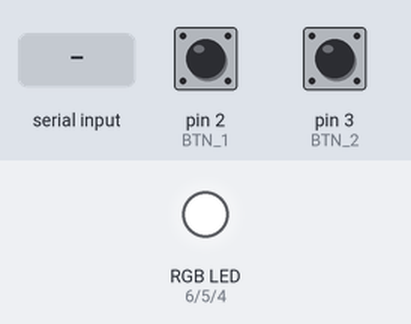
Simulated run of this program. Board: Arduino Uno, built with avr-gcc and run on an emulated ATmega328P. Parts: an RGB LED mixed from three pins (HIGH = lit). Dashed ring = blinking. The inputs (shaded band) are chosen by the test bench; at power-on: pin 3 (BTN_2) HIGH, pin 2 (BTN_1) HIGH. Random numbers use the default seed unless the program sets one; what the program prints to the serial monitor is not drawn.

Above: at 1.2 s.
1.3 s: pin 3 (BTN_2) pulled LOW for 0.15 s
At 4.7 s:
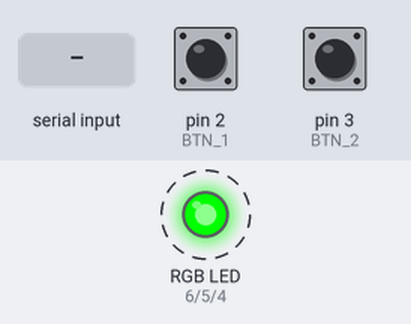
6.0 s: "1" received over Serial
10.0 s: pin 3 (BTN_2) pulled LOW for 1 s
At 10.4 s:
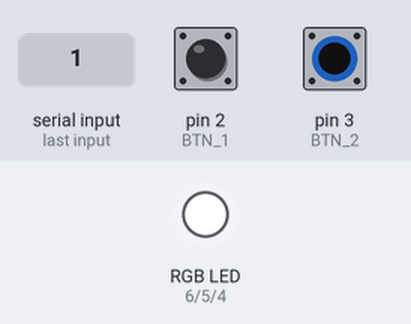
12.5 s: pin 3 (BTN_2) pulled LOW for 3.2 s
At 16.8 s:
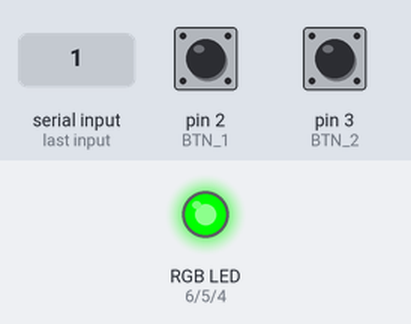
Timing chart, 0 to 46.9 s (numbered marks = the images above; inputs shaded):
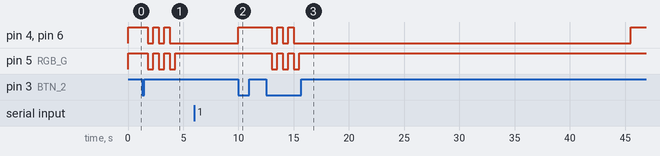

Measured:
- after the input at 1.3 s, pin 4 (RGB_B), pin 6 (RGB_R): alternates HIGH for 0.50 s and LOW for 0.50 s, 5 changes in all, then stays LOW, starting after 0.50 s; pin 5 (RGB_G): alternates HIGH for 0.50 s and LOW for 0.50 s, 6 changes in all, then stays HIGH, starting after 0.50 s
- after the input at 10.0 s, pin 4 (RGB_B), pin 6 (RGB_R): LOW → HIGH at once
- after the input at 12.5 s, pin 4 (RGB_B), pin 6 (RGB_R): goes LOW 0.50 s, HIGH 0.50 s, LOW 0.50 s, HIGH 0.50 s, LOW 30.5 s, then HIGH, starting after 0.50 s; pin 5 (RGB_G): alternates HIGH for 0.50 s and LOW for 0.50 s, 6 changes in all, then stays HIGH, starting after 0.50 s

The program:

main.cpp
```cpp
#include <Arduino.h>
#define BTN_1 2 // Button 1: Used to select the difficulty level
#define BTN_2 3 // Button 2: Used to start or stop the game
#define RGB_B 4
#define RGB_G 5
#define RGB_R 6

// Variables needed for debouncing
const unsigned long debounceDelay = 50;

int buttonState_1;
int lastButtonState_1 = HIGH;
unsigned long lastDebounceTime_1 = 0;

int buttonState_2;
int lastButtonState_2 = HIGH;
unsigned long lastDebounceTime_2 = 0;

// Debouncing function for buttons
int debounceButton(int buttonPin, int &lastButtonState, unsigned long &lastDebounceTime, int &buttonState) {
    int reading = digitalRead(buttonPin); // Read current button state (LOW or HIGH)

    if (reading != lastButtonState) { // If current state is different from the last recorded state (change from HIGH to LOW or vice versa)
        lastDebounceTime = millis(); // Start timing
    }

    if ((millis() - lastDebounceTime) > debounceDelay) { // If the signal persists beyond 50 ms, it means the button was pressed and not due to noise
        if (reading != buttonState) { // If the button state differs from its last stable state
            buttonState = reading; // Save the stable state of the button
        }
    }

    lastButtonState = reading; // Record the current state as the last one
    return buttonState;        // Return the current button state (LOW or HIGH)
}

// Variables needed for the function that sets the difficulty
int key = -1;
int difficulty = -1;
const char *msg1 = "Easy mode on!\n";
const char *msg2 = "Medium mode on!\n";
const char *msg3 = "Hard mode on!\n";

// Function to cycle through difficulty levels
int selectDifficulty() {
    key = (key + 1) % 3;
    switch (key) {
    case 0:
        Serial.print(msg1);
        delay(500);
        break;
    case 1:
        Serial.print(msg2);
        delay(500);
        break;
    case 2:
        Serial.print(msg3);
        delay(500);
        break;
    default:
        break;
    }
    return key;
}

const unsigned long roundTime = 30000;  // Total time allocated per round
unsigned long timePerWord = 0;          // Time allocated per word based on difficulty
unsigned long timePassed = 0;
volatile bool gameRunning = false;

// Function to start the game with the selected difficulty and time per word
void StartGameWithChosenDifficulty(int difficulty, unsigned long &timePerWord) {
    unsigned long previousMillis = millis();   // Initial time
    bool ledState = false;                     // Track the LED state (on or off)
    int blinkCount = 0;                        // Count the number of toggles (6 toggles for 3 blinks)

    while (blinkCount < 6) {                   // Loop until 6 toggles (3 blinks)
        unsigned long currentMillis = millis();

        if (currentMillis - previousMillis >= 500) {
            previousMillis = currentMillis;    // Save the last toggle time
            ledState = !ledState;              // Toggle LED state

            // Set RGB LED color based on ledState
            if (ledState) {
                digitalWrite(RGB_G, LOW);
                digitalWrite(RGB_R, LOW);
                digitalWrite(RGB_B, LOW);
            } else {
                digitalWrite(RGB_G, HIGH);
                digitalWrite(RGB_R, HIGH);
                digitalWrite(RGB_B, HIGH);
            }

            blinkCount++; // Increment blink count after each toggle
        }
    }

    // Set time per word based on difficulty level
    if (difficulty == 0)
        timePerWord = 7000;
    else if (difficulty == 1)
        timePerWord = 6000;
    else if (difficulty == 2)
        timePerWord = 5000;

    timePassed = millis(); // Start timing for the round
    gameRunning = true;
}

// Word dictionary
String words[] = {"apple", "cherry", "honey", "peach", "coconut", "vanilla", "mint", "mango", "chocolate", "cinnamon", "caramel", "rose", "lavander", "peonies"};

int index = 0, score = 0;
unsigned long time = 0;
String userInput = "";

void runGame() {
    if (millis() - timePassed < roundTime) {    // Check if round time hasn't expired

            if (millis() - time >= timePerWord) {
                // Word timed out, update to a new word
                time = millis();        // Reset word timer
                userInput = "";         // Clear user input for new word

                // Randomly select a new word
                index = random(0, 14);
                Serial.print("\nNew word: ");
                Serial.println(words[index]);
            }

            // Handle serial input and backspace functionality
            if (Serial.available()) {
                char letter = Serial.read();
                if (letter == 8 && userInput.length() > 0) {
                    userInput.remove(userInput.length() - 1);
                }
                else if (letter != 8) {
                    userInput += letter;
                    //Serial.print("Current input: ");
                    //Serial.println(userInput);
                }
            }

            // Check if the current user input partially matches the word
            bool correctWord = (words[index].substring(0, userInput.length()) == userInput);

            // Update LED indicators based on match status
            if (correctWord) {
                digitalWrite(RGB_G, HIGH);      // Green LED on for correct input
                digitalWrite(RGB_R, LOW);       // Red LED off
                digitalWrite(RGB_B, LOW);       // Blue LED off
            } else {
                digitalWrite(RGB_G, LOW);       // Green LED off
                digitalWrite(RGB_R, HIGH);      // Red LED on for incorrect input
                digitalWrite(RGB_B, LOW);       // Blue LED off
            }

            // Check if the word is fully and correctly typed
            if (userInput == words[index]) {
                score++; // Increment score for correct word
                userInput = ""; // Reset input for new word
                time = millis(); // Reset word timer
                index = random(0, 14); // Get a new word
                Serial.println();
                Serial.print("\nNew word: ");
                Serial.println(words[index]);
            }
        } else {
            // Round ended, display score and end game
            Serial.print("\nGame Over! Your score is: ");
            Serial.println(score);
            gameRunning = false;
            score = 0;

            // Initialize RGB LED in initial state, white color
            digitalWrite(RGB_G, HIGH);
            digitalWrite(RGB_R, HIGH);
            digitalWrite(RGB_B, HIGH);
        }
}

void startGame() {
    StartGameWithChosenDifficulty(difficulty, timePerWord);
    gameRunning = true;
    Serial.println("Game Started.");
}

void stopGame() {
    gameRunning = false;
    score = 0;                    // Optionally reset score
    userInput = "";                // Clear any current input
    digitalWrite(RGB_G, HIGH);     // Turn off the RGB LED
    digitalWrite(RGB_R, HIGH);
    digitalWrite(RGB_B, HIGH);
    Serial.println("Game Stopped.");
}

volatile bool toggleGameState = false;
unsigned long lastInterruptTime = 0;

void toggleGame() {
    unsigned long currentTime = millis();

    if (currentTime - lastInterruptTime > debounceDelay) {
        toggleGameState = true;
        lastInterruptTime = currentTime;
    }
}

void setup() {
    // Set RGB LED mode as output
    pinMode(RGB_G, OUTPUT);
    pinMode(RGB_B, OUTPUT);
    pinMode(RGB_R, OUTPUT);

    // Set buttons as input and enable pull-up resistor
    pinMode(BTN_1, INPUT_PULLUP);
    pinMode(BTN_2, INPUT_PULLUP);

    // Initialize RGB LED in initial state, white color
    digitalWrite(RGB_G, HIGH);
    digitalWrite(RGB_R, HIGH);
    digitalWrite(RGB_B, HIGH);

    Serial.begin(28800);
    randomSeed(analogRead(0));
    attachInterrupt(digitalPinToInterrupt(BTN_2), toggleGame, FALLING);
}


bool gameStarted = false;

void loop() {
    /* Button 1 (BTN_1) cycles through difficulty levels each time it's pressed.
       Difficulty levels are: Easy, Medium, and Hard.
       Difficulty affects the speed of the game (i.e., the time allowed per word). */

    if (digitalRead(BTN_1) == LOW && debounceButton(BTN_1, lastButtonState_1, lastDebounceTime_1, buttonState_1) == LOW) {
        difficulty = selectDifficulty();
        gameStarted = false;
    }

    /* Button 2 (BTN_2) is used to start or stop the game.
       When Button 2 is pressed it interrups the process and triggers the StartGame function with the selected difficulty level and time per word.
       This begins a new game session. If pressed again, it stops the game.*/

    if (toggleGameState) {
        toggleGameState = false;  // Clear the toggle flag

        // Toggle game state and call startGame() or stopGame() based on the gameRunning flag
        if (!gameRunning) {
            Serial.println("Starting game...");
            startGame();
        } else {
            stopGame();
        }
    }

    if (gameRunning) {
        runGame();
    }
}
```
